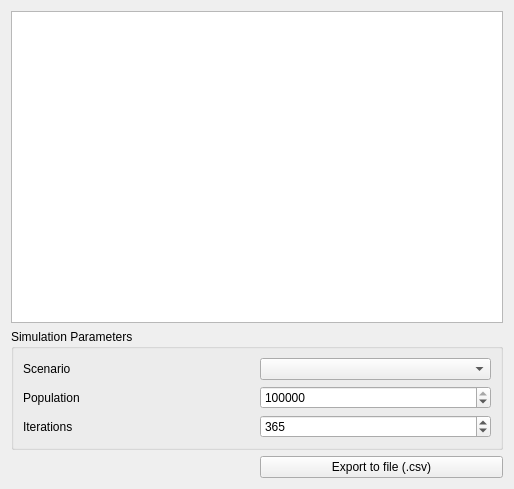
<?xml version="1.0" encoding="UTF-8"?>
<ui version="4.0">
 <class>covidsim_form</class>
 <widget class="QWidget" name="covidsim_form">
  <property name="geometry">
   <rect>
    <x>0</x>
    <y>0</y>
    <width>514</width>
    <height>489</height>
   </rect>
  </property>
  <property name="sizePolicy">
   <sizepolicy hsizetype="Preferred" vsizetype="Preferred">
    <horstretch>0</horstretch>
    <verstretch>0</verstretch>
   </sizepolicy>
  </property>
  <property name="windowTitle">
   <string>Covid19 Simulator</string>
  </property>
  <layout class="QGridLayout" name="gridLayout">
   <item row="2" column="1">
    <widget class="QPushButton" name="export_to_csv">
     <property name="text">
      <string>Export to file (.csv)</string>
     </property>
    </widget>
   </item>
   <item row="1" column="0" colspan="2">
    <widget class="QGroupBox" name="simulation_parameters">
     <property name="enabled">
      <bool>true</bool>
     </property>
     <property name="sizePolicy">
      <sizepolicy hsizetype="Preferred" vsizetype="Fixed">
       <horstretch>0</horstretch>
       <verstretch>0</verstretch>
      </sizepolicy>
     </property>
     <property name="title">
      <string>Simulation Parameters</string>
     </property>
     <property name="flat">
      <bool>false</bool>
     </property>
     <layout class="QGridLayout" name="gridLayout_2">
      <item row="0" column="0">
       <widget class="QLabel" name="scenario_label">
        <property name="text">
         <string>Scenario</string>
        </property>
       </widget>
      </item>
      <item row="0" column="1">
       <widget class="QComboBox" name="scenario_choice"/>
      </item>
      <item row="1" column="0">
       <widget class="QLabel" name="population_label">
        <property name="text">
         <string>Population</string>
        </property>
       </widget>
      </item>
      <item row="1" column="1">
       <widget class="QSpinBox" name="number_population">
        <property name="minimum">
         <number>10</number>
        </property>
        <property name="maximum">
         <number>1000000000</number>
        </property>
        <property name="value">
         <number>1000000</number>
        </property>
       </widget>
      </item>
      <item row="2" column="0">
       <widget class="QLabel" name="iterations_label">
        <property name="text">
         <string>Iterations</string>
        </property>
       </widget>
      </item>
      <item row="2" column="1">
       <widget class="QSpinBox" name="number_iterations">
        <property name="maximum">
         <number>10000</number>
        </property>
        <property name="value">
         <number>365</number>
        </property>
       </widget>
      </item>
     </layout>
    </widget>
   </item>
   <item row="0" column="0" colspan="2">
    <widget class="QGraphicsView" name="graphic_view">
     <property name="sizePolicy">
      <sizepolicy hsizetype="Expanding" vsizetype="Expanding">
       <horstretch>0</horstretch>
       <verstretch>0</verstretch>
      </sizepolicy>
     </property>
     <property name="interactive">
      <bool>true</bool>
     </property>
    </widget>
   </item>
  </layout>
 </widget>
 <resources/>
 <connections/>
</ui>
